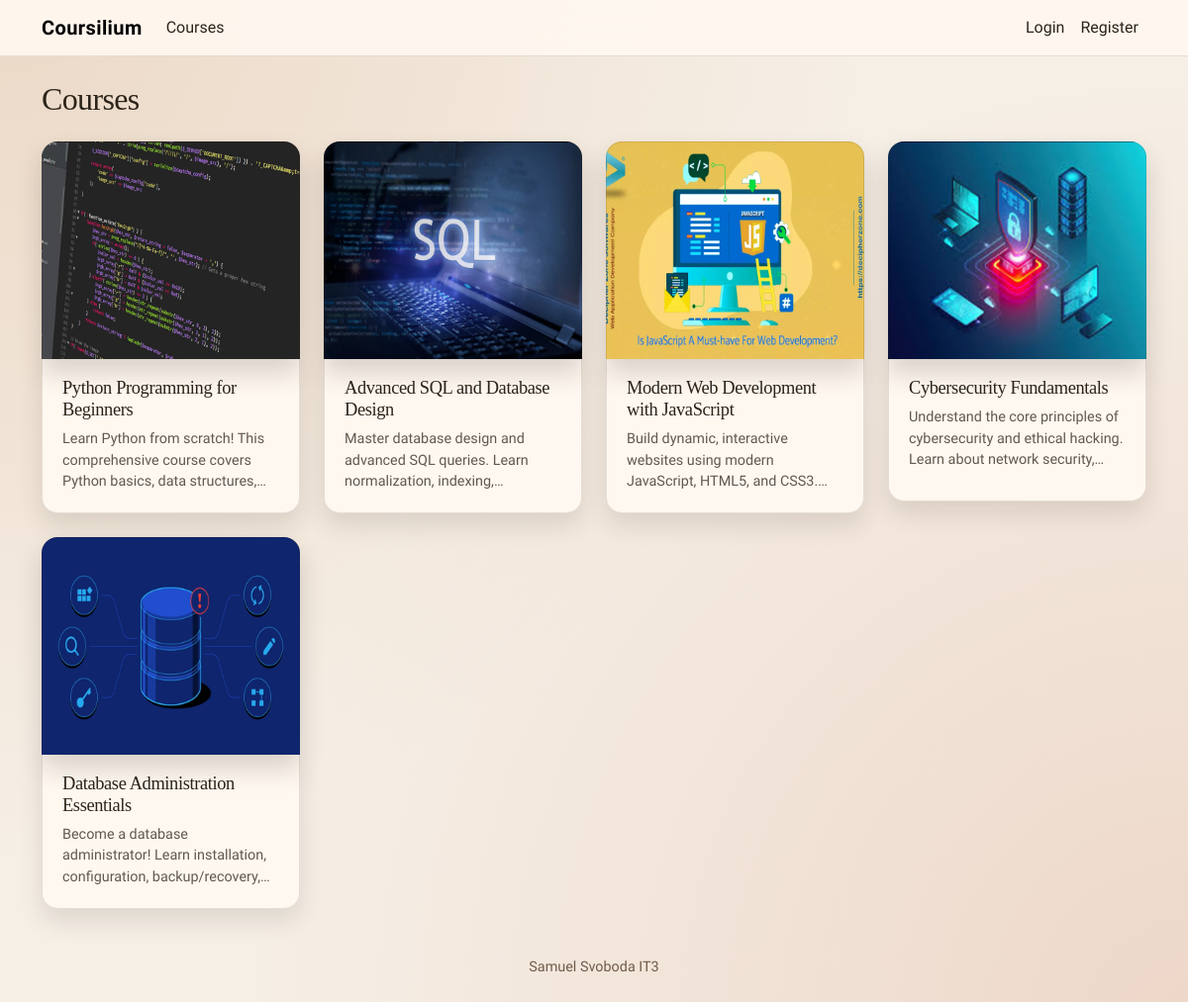
Before: /courses/ with the older database file.
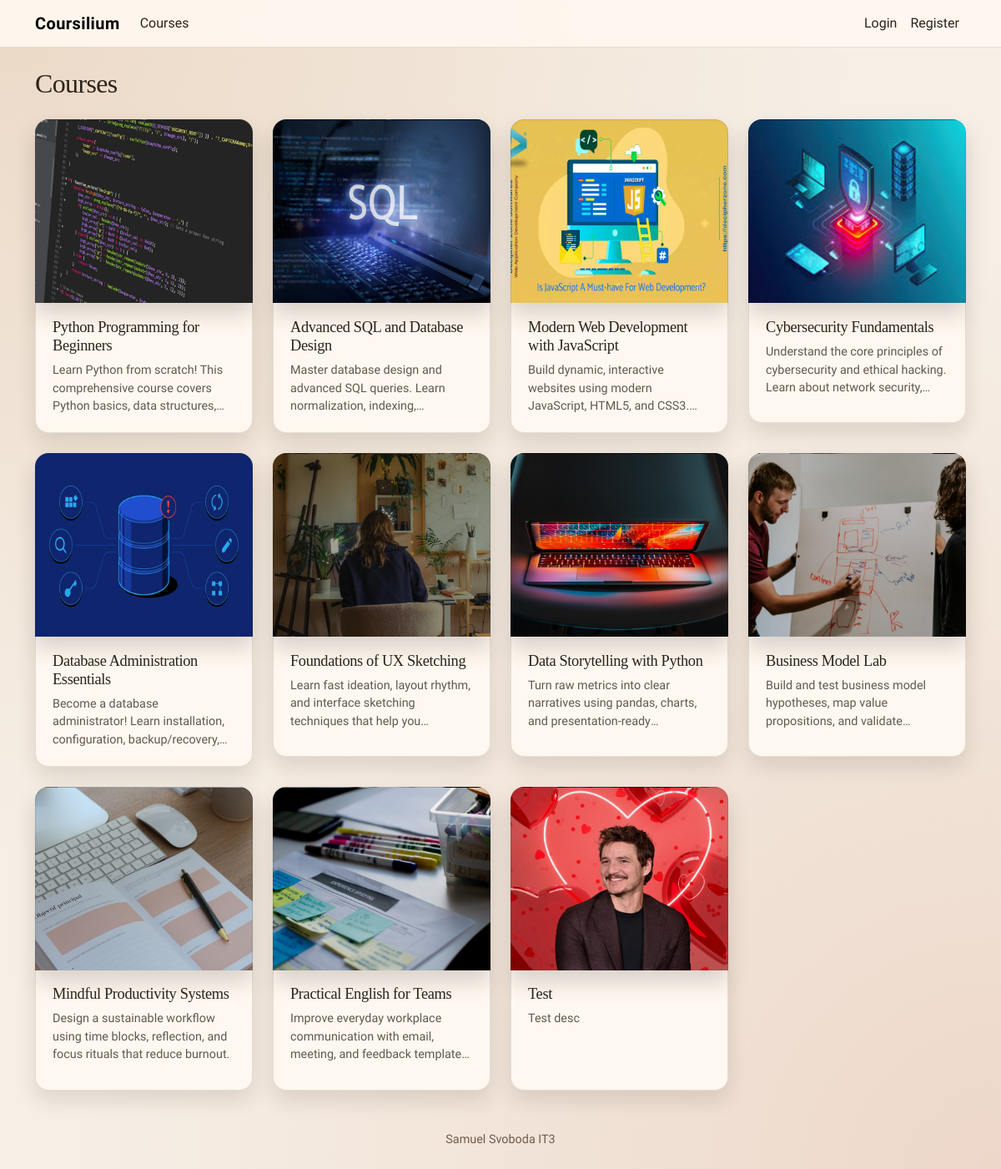
After: the same page with the newer database file.
### courses/models.py (models this page shows, shortened)
class Course(models.Model):
    DIFFICULTY_CHOICES = [
        ("beginner", "Beginner"),
        ("intermediate", "Intermediate"),
        ("advanced", "Advanced"),
    ]
    course_id = models.AutoField(primary_key=True)
    title = models.CharField(
        max_length=200,
        verbose_name="Název",
        help_text="Zadejte název kurzu",
        validators=[TEXT_VALIDATOR],
    )
    description = models.CharField(
        max_length=2000,
        verbose_name="Popis",
        help_text="Stručně popište obsah kurzu",
    )
    difficulty = models.CharField(
        max_length=12,
        choices=DIFFICULTY_CHOICES,
        verbose_name="Náročnost",
        help_text="Vyberte úroveň náročnosti kurzu",
    )
    categories = models.ManyToManyField(
        Category,
        blank=True,
        related_name="courses",
        verbose_name="Kategorie",
        help_text="Vyberte kategorie kurzu",
    )
    img = models.ImageField(upload_to="media/course_imgs",
        null=True,
        blank=True,
        verbose_name="Miniatura kurzu",
        help_text="Nahrajte miniaturu kurzu",)
    created_by = models.ForeignKey(
        settings.AUTH_USER_MODEL,
        on_delete=models.SET_NULL,
        null=True,
        blank=True,
        related_name="courses_created",
        verbose_name="Vytvořil",
        help_text="Uživatel, který kurz vytvořil",
    )
    is_active = models.BooleanField(verbose_name="Aktivní", help_text="Určuje, jestli je kurz viditelný")
    created_at = models.DateTimeField(auto_now_add=True, verbose_name="Vytvořeno")
    updated_at = models.DateTimeField(null=True, blank=True, verbose_name="Upraveno")
    class Meta:
        db_table = "course"
        indexes = [
            models.Index(fields=["created_at"]),
            models.Index(fields=["is_active"]),
            models.Index(fields=["course_id"]),
            models.Index(fields=["title"]),
            models.Index(fields=["difficulty"]),
        ]

### courses/views.py (the view, shortened to what this page needs)
# urls.py: path('', course_list, name='course_list'),
def course_list(request):
    courses = Course.objects.filter(is_active=True).order_by("created_at")
    can_create = request.user.is_authenticated and (
        can_manage_all_courses(request.user) or is_teacher(request.user)
    )
    can_edit_ids = set()
    return render(
        request,
        "courses/course_list.html",
        {
            "courses": courses,
            "can_create": can_create,
            "can_edit_ids": can_edit_ids,
        },
    )

### templates/courses/course_list.html (shortened to what this page needs)
{% extends 'base.html' %}
{% block content %}
<div class="container">
	<div class="d-flex align-items-center justify-content-between mb-4">
		<h2 class="mb-0">Courses</h2>
	</div>
	<div class="course-grid">
		{% for course in courses %}
			<article class="course-card">
				<a
					class="course-thumb{% if not course.img %} no-image{% endif %}"
					href="{% url 'course_detail' course.course_id %}"
					{% if course.img %}style="background-image: url('{{ course.img.url }}');"{% endif %}
				>
				</a>
				<div class="course-meta">
					<h3><a href="{% url 'course_detail' course.course_id %}">{{ course.title }}</a></h3>
					<p>{{ course.description|truncatechars:140 }}</p>
				</div>
			</article>
		{% empty %}
			<div class="alert alert-secondary">No courses available yet.</div>
		{% endfor %}
	</div>
</div>
{% endblock %}

### templates/base.html (shortened to what this page needs)
<!doctype html>
<html lang="en" data-bs-theme="light">
    <head>
        <link
            href="https://cdn.jsdelivr.net/npm/bootstrap@5.3.8/dist/css/bootstrap.min.css"
            rel="stylesheet"
        />
    </head>
    <body>
        {%include "partials/navbar.html"%}
        <main class="py-4">
            {% block content %}{% endblock %}
        </main>
        {%include "partials/footer.html"%}
    </body>
</html>

### templates/partials/navbar.html (shortened to what this page needs)
<nav class="navbar navbar-expand-sm site-nav">
    <div class="container">
        <a class="navbar-brand" href="{% url 'home' %}">Coursilium</a>
        <div class="collapse navbar-collapse" id="collapsibleNavId">
            <ul class="navbar-nav me-auto mt-2 mt-lg-0">
                <li class="nav-item">
                    <a class="nav-link" href="{% url 'course_list' %}">Courses</a>
                </li>
            </ul>
            <ul class="navbar-nav ms-auto">
                {% if user.is_authenticated %}
                    <li class="nav-item dropdown">
                        <a class="nav-link dropdown-toggle d-inline-flex align-items-center justify-content-center text-uppercase user-initials" href="#" role="button" data-bs-toggle="dropdown" aria-expanded="false">
                            {{ user.username|slice:":3"|upper }}
                        </a>
                        <ul class="dropdown-menu dropdown-menu-end">
                            <li><a class="dropdown-item" href="{% url 'logout' %}">Logout</a></li>
                            <li><a class="dropdown-item" href="{% url 'login' %}">Switch accounts</a></li>
                        </ul>
                    </li>
                {% else %}
                    <li class="nav-item">
                        <a class="nav-link" href="{% url 'login' %}">Login</a>
                    </li>
                    <li class="nav-item">
                        <a class="nav-link" href="{% url 'register' %}">Register</a>
                    </li>
                {% endif %}
            </ul>
        </div>
    </div>
</nav>

### templates/partials/footer.html
<footer class="site-footer">
  <div class="container text-center">
    <p class="mb-0">Samuel Svoboda IT3</p>
  </div>
</footer>

### templates/base.html (style rules this page uses)
:root { --sand: #f6efe6; --clay: #d8b08c; --ember: #c46a46; --olive: #5f6b3a; --ink: #2c241a; --muted: #6f5b4a; --card: #fff8f0; --line: rgba(44, 36, 26, 0.12); --shadow: 0 16px 30px rgba(44, 36, 26, 0.12); }
body { font-family: "Source Sans 3", "Segoe UI", sans-serif; color: var(--ink); background: radial-gradient(circle at top left, rgba(216, 176, 140, 0.35), transparent 55%), radial-gradient(circle at bottom right, rgba(196, 106, 70, 0.18), transparent 60%), var(--sand); }
h1, h2, h3, h4, h5, h6 { font-family: "Playfair Display", "Times New Roman", serif; letter-spacing: -0.02em; }
a { color: #8f5a3c; text-decoration: none; }
.site-nav { background: rgba(255, 248, 240, 0.92); border-bottom: 1px solid var(--line); backdrop-filter: blur(12px); }
.site-nav .navbar-brand { font-weight: 600; letter-spacing: 0.02em; }
.site-nav .nav-link { color: var(--ink); font-weight: 500; border-radius: 999px; padding: 0.35rem 0.9rem; transition: background 0.2s ease, color 0.2s ease; }
.site-footer { padding: 1.5rem 0 2.5rem; color: var(--muted); font-size: 0.9rem; }
main { min-height: calc(100vh - 200px); }

### templates/courses/course_list.html (style rules this page uses)
.course-grid { display: grid; grid-template-columns: repeat(auto-fit, minmax(240px, 1fr)); gap: 1.5rem; }
.course-card { overflow: visible; transition: transform 0.2s ease, box-shadow 0.2s ease; }
.course-thumb { position: relative; display: flex; align-items: flex-end; min-height: 220px; border-radius: 16px 16px 0 0; text-decoration: none; background-size: cover; background-position: center; background-color: #f0e6d9; box-shadow: 0 14px 26px rgba(44, 36, 26, 0.18); transition: transform 0.2s ease, box-shadow 0.2s ease; border: 1px solid rgba(44, 36, 26, 0.12); border-bottom: none; }
.course-meta { padding: 1.1rem 1.25rem 1.25rem; color: #2c241a; background: #fff8f0; border: 1px solid rgba(44, 36, 26, 0.12); border-top: none; border-radius: 0 0 16px 16px; box-shadow: 0 12px 24px rgba(44, 36, 26, 0.12); min-height: 144px; }
.course-meta h3 { margin: 0 0 0.5rem; font-size: 1.15rem; display: -webkit-box; -webkit-box-orient: vertical; -webkit-line-clamp: 2; overflow: hidden; }
.course-meta h3 a { color: inherit; text-decoration: none; }
.course-meta p { margin: 0; font-size: 0.9rem; opacity: 0.75; display: -webkit-box; -webkit-box-orient: vertical; -webkit-line-clamp: 3; overflow: hidden; }

Changed rows visible on the page:
added Course: img (picture), title "Foundations of UX Sketching", description "Learn fast ideation, layout rhythm, and interface sketching techniques that help…"
added Course: img (picture), title "Data Storytelling with Python", description "Turn raw metrics into clear narratives using pandas, charts, and…"
added Course: img (picture), title "Business Model Lab", description "Build and test business model hypotheses, map value propositions, and…"
added Course: img (picture), title "Mindful Productivity Systems", description "Design a sustainable workflow using time blocks, reflection, and focus rituals that reduce burnout."
added Course: img (picture), title "Practical English for Teams", description "Improve everyday workplace communication with email, meeting, and feedback…"
added Course: img (picture), title "Test", description "Test desc"
